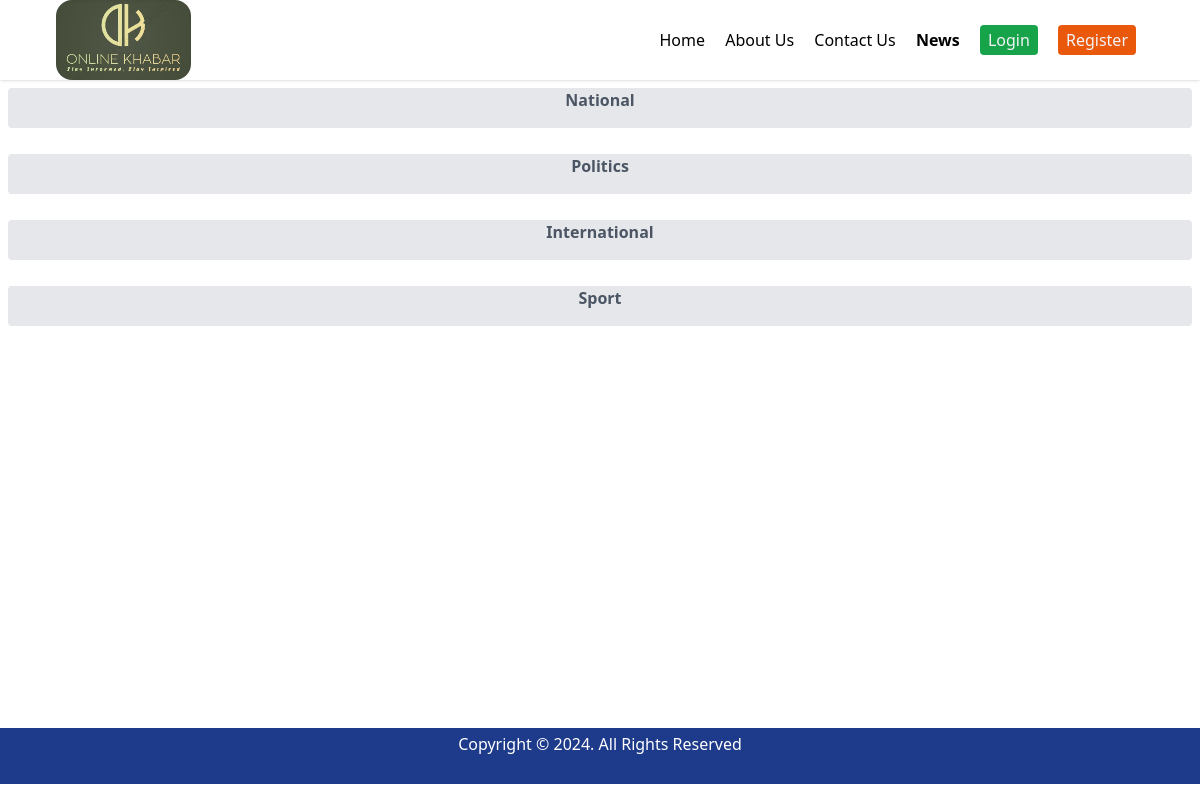
Screenshot of /nab.php with the database file from the repository.
### tables this page shows
CREATE TABLE `categories` (
  `id` int(11) NOT NULL,
  `categoryname` varchar(150) NOT NULL,
  `priority` int(11) NOT NULL
);

### nab.php (the view, shortened to what this page needs)
<?php
include 'includes/dbconnection.php';
$qry = "SELECT * FROM categories ORDER BY priority";
$resultcat = mysqli_query($con, $qry);
?>
<?php
if(!isset($_SESSION['email']))
{
   include('includes/header.php');
}
else{
   include('user/userheader.php');
}
?>
<!DOCTYPE html>
<html>
<head>
</head>
<body>
    <nav style="
        display: flex;
        flex-direction: column;
        gap: 10px;
        " class="h-[81vh]">
        <?php while ($cat = mysqli_fetch_assoc($resultcat)) { ?>
            <a href="categorynews.php?catid=<?php echo $cat['id']; ?>" class="bg-gray-200 font-bold mx-2 rounded my-2 h-10 text-center  text-gray-600 hover:bg-green-600 hover:text-gray-100 " >
                <?php echo $cat['categoryname']; ?>
            </a>
        <?php } ?>
    </nav>
    <?php include('includes/footer.php') ?>
</body>
</html>

### rows the page displays
categories: categoryname "National"
categories: categoryname "Politics"
categories: categoryname "International"
categories: categoryname "Sport"
